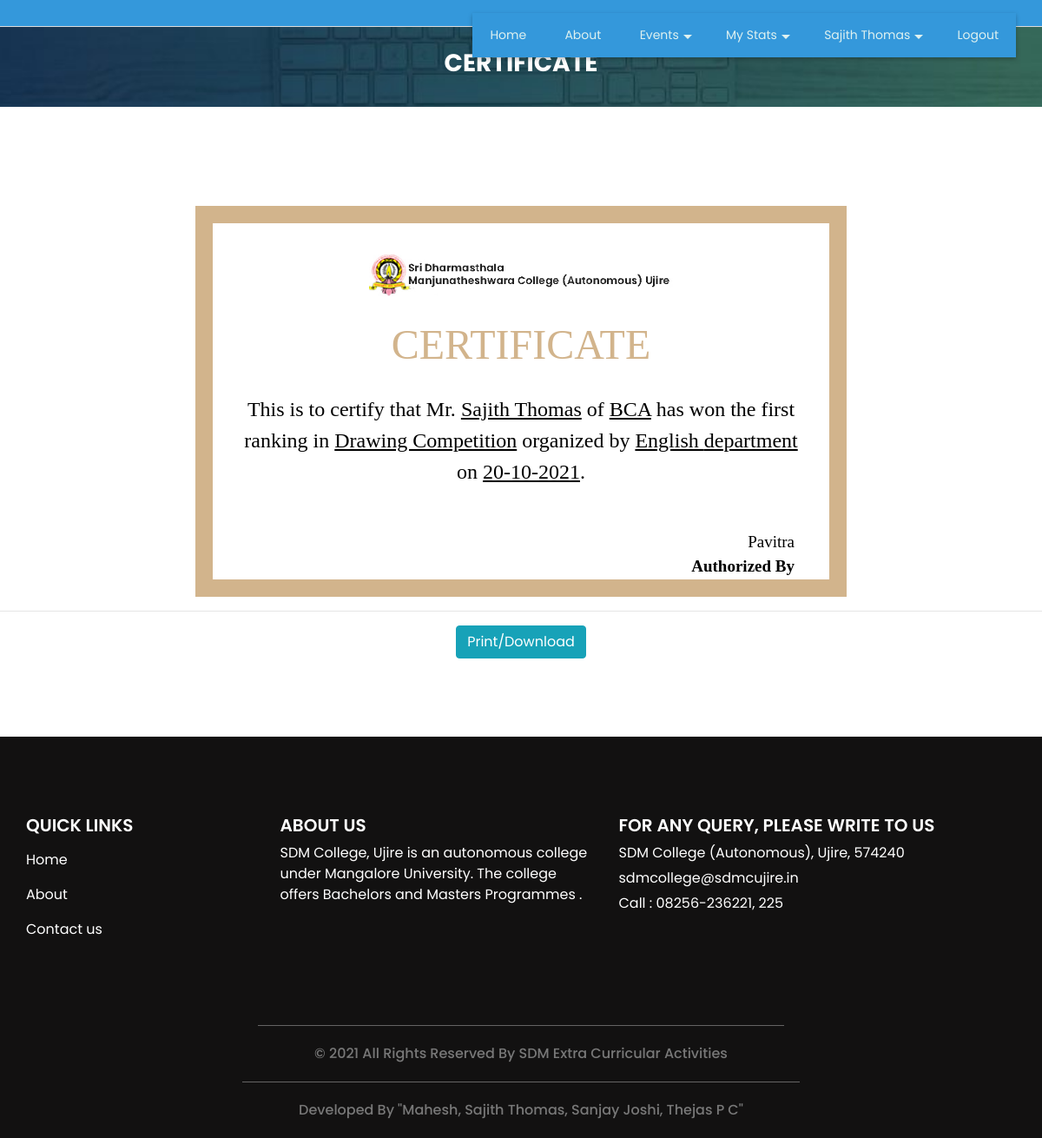
/certificate.php?event_id=6 (signed in), run on the app's committed database.
### tables this page shows
CREATE TABLE `student` (
  `student_id` int(11) NOT NULL,
  `student_name` varchar(30) NOT NULL,
  `course_id` int(11) NOT NULL,
  `student_rollno` varchar(10) NOT NULL,
  `student_password` varchar(300) NOT NULL,
  `st_class` varchar(20) NOT NULL,
  `student_image` varchar(300) NOT NULL,
  `gender` varchar(10) NOT NULL,
  `dob` date NOT NULL,
  `language` varchar(25) NOT NULL,
  `elective_paper` varchar(20) NOT NULL,
  `extension_activities` varchar(50) NOT NULL,
  `student_status` varchar(10) NOT NULL
);

CREATE TABLE `event_participation` (
  `event_participation_id` int(11) NOT NULL,
  `event_id` int(11) NOT NULL,
  `student_id` int(11) NOT NULL,
  `event_participation_type` varchar(25) NOT NULL,
  `team` varchar(25) NOT NULL,
  `apply_dt_tim` datetime NOT NULL,
  `event_participation_status` varchar(10) NOT NULL
);

CREATE TABLE `course` (
  `course_id` int(11) NOT NULL,
  `course_title` varchar(25) NOT NULL,
  `course_description` text NOT NULL,
  `course_status` varchar(10) NOT NULL
);

CREATE TABLE `event` (
  `event_id` bigint(20) NOT NULL,
  `event_type_id` int(11) NOT NULL,
  `event_participation_type` varchar(25) NOT NULL COMMENT 'Single, Team',
  `no_of_participants` int(11) NOT NULL,
  `event_title` varchar(300) NOT NULL,
  `event_description` text NOT NULL,
  `event_rules` text NOT NULL,
  `event_banner` varchar(300) NOT NULL,
  `department_id` int(11) NOT NULL,
  `club_id` int(11) NOT NULL,
  `course_id` text NOT NULL,
  `st_class` text NOT NULL,
  `event_date_time` datetime NOT NULL,
  `event_venue` text NOT NULL,
  `staff_id` int(11) NOT NULL,
  `participation_limit` int(11) NOT NULL,
  `event_status` varchar(10) NOT NULL
);

CREATE TABLE `department` (
  `department_id` int(11) NOT NULL,
  `department` varchar(25) NOT NULL,
  `department_detail` text NOT NULL,
  `department_status` varchar(10) NOT NULL
);

CREATE TABLE `staff` (
  `staff_id` int(11) NOT NULL,
  `staff_name` varchar(25) NOT NULL,
  `staff_dp` varchar(300) NOT NULL,
  `staff_type` varchar(20) NOT NULL,
  `department_id` int(11) NOT NULL,
  `login_id` varchar(40) NOT NULL,
  `password` varchar(300) NOT NULL,
  `gender` varchar(6) NOT NULL,
  `dob` date NOT NULL,
  `staff_status` varchar(10) NOT NULL
);

### certificate.php (the view, shortened to what this page needs)
<?php
include("header.php");
$sqlview = "SELECT * FROM  event_participation LEFT JOIN event ON event_participation.event_id=event.event_id LEFT JOIN student ON student.student_id=event_participation.student_id  where event.event_id='$_GET[event_id]' AND event_participation.student_id='$_SESSION[student_id]'";
$sqlview = $sqlview. " ORDER BY event_date_time DESC limit 1";
$qsqlview = mysqli_query($con,$sqlview);
$rsview = mysqli_fetch_array($qsqlview);
$sqlevent_result_status = "SELECT * FROM event_result_status where event_id='$_GET[event_id]' and student_id='$_SESSION[student_id]'";
$qsqlevent_result_status = mysqli_query($con,$sqlevent_result_status);
$rsevent_result_status = mysqli_fetch_array($qsqlevent_result_status);
$sqlevent_event_result = "SELECT * FROM event_result where event_id='$_GET[event_id]'";
$qsqlevent_event_result = mysqli_query($con,$sqlevent_event_result);
$rsevent_event_result = mysqli_fetch_array($qsqlevent_event_result);
$sqlstaff= "SELECT * FROM staff where staff_id='$rsevent_event_result[staff_id]'";
$qsqlstaff = mysqli_query($con,$sqlstaff);
$rsstaff = mysqli_fetch_array($qsqlstaff);
$sqlviewcourse = "SELECT * FROM  course where course_id='$rsview[course_id]'";
$qsqlviewcourse = mysqli_query($con,$sqlviewcourse);
$rsviewcourse = mysqli_fetch_array($qsqlviewcourse);
$sqlviewdepartment = "SELECT * FROM  department where department_id='$rsview[department_id]'";
$qsqlviewdepartment = mysqli_query($con,$sqlviewdepartment);
$rsviewdepartment = mysqli_fetch_array($qsqlviewdepartment);
?>
  <section class="login_section layout_padding" style="padding-top: 25px;padding-bottom: 25px;">
    <div class="container">
      <div class="row">
        <div class="col-md-12">
          <div class="detail-box">
            <center><h3>
             Certificate
            </h3></center>
          </div>
        </div>
      </div>
    </div>
  </section>
<br>
  <center>
  <section class="event_section layout_padding">
    <div class="container">
      <div class="event_container">
        <div class="" style="color: black; display: table; font-family: Georgia, serif; font-size: 24px;text-align: center;">
        <div class="container" style="border: 20px solid tan;width: 750px;display: table-cell;vertical-align: middle;">
		<br>
            <div class="logo" style="color: tan;">
               <center><img src="images/logo_new.jpg" style="width: 350px;"></center>
            </div>
            <div class="marquee">
                CERTIFICATE
            </div>
            <div class="assignment">
                This is to certify that
				<?php
				if($rsview['gender'] == "Male")
				{
					echo " Mr. ";
				}
				?>
				<u><?php echo $rsview['student_name']; ?></u> of <u><?php echo $rsviewcourse['course_title']; ?></u> has
                <?php
                if($rsevent_result_status['winning_position'] == 1)
                {
                echo " won the first ranking in";
                }
                elseif ($rsevent_result_status['winning_position'] == 2) {
                     echo " won the second ranking in";
                 }
                 elseif ($rsevent_result_status['winning_position'] == 3){
                    echo " won the Third ranking in";
                 }
                 elseif ($rsevent_result_status['winning_position'] == 0) {
                      echo "participated in";
                 }?>
                <U><?php echo $rsview['event_title']; ?></u> organized by <u><?php
				if($rsview['department_id'] != 0)
				{
				echo $rsviewdepartment['department'] . " department";
				}
				?></u> on <u><?php echo date("d-m-Y",strtotime($rsview['event_date_time'])); ?></u>.
            </div>
			<div class="row">
				<div class="col-md-12" style="text-align: right;font-size: 19px;padding-right: 40px;">
			<br>
				<?php echo $rsstaff['staff_name']; ?>
				<br><b>Authorized By</b></div>
				<br><br>
			</div>
        </div>
        </div>
      </div>
    </div>
	<hr>
	<a href="print_certificate.php?event_id=<?php echo $_GET['event_id']; ?>" class="btn btn-info" type="button"  >Print/Download</a>
  </section>
</center>
<?php
include("footer.php");
?>

### headerpage.php (shortened to what this page needs)
<div id="header">
  <header>
    <div class="container">
      <div class="row">
        <div class="col-12">
          <nav class="navbar navbar-expand-lg navbar-light">
            <div lass="collapse navbar-collapse" id="navbartoggle">
<div class="nav-fostrap" style="  position: absolute;
  top: 15px;right: 0;">
	<ul>
		<li><a href="index.php">Home</a></li>
		<li><a href="about.php">About</a></li>
<?php
			if(isset($_SESSION['student_id']))
			{
?>
		<li><a href="javascript:void(0)">Events<span class="arrow-down"></span></a>
		</li>
		<li><a href="javascript:void(0)">My Stats<span class="arrow-down"></span></a>
		</li>
		<li><a href="javascript:void(0)"><?php echo $rsstudentprofile['student_name']; ?><span class="arrow-down"></span></a>
		</li>
		<?php
			}
		?>
		<?php
		if(isset($_SESSION['staff_id']) || ($_SESSION['student_id']))
		{
		?>
		<li><a href="logout.php">Logout</a></li>
		<?php
		}
		else
		{
		?>
		<li><a href="student.php">Registration</a></li>
		<li><a href="login.php">Login</a></li>
		<?php
		}
		?>
	</ul>
</div>
            </div>
          </nav>
        </div>
      </div>
    </div>
  </header>
</div>

### css/style.css (style rules this page uses)
body { font-family: "Poppins", sans-serif; color: #000000; background-color: #ffffff; }
.layout_padding { padding: 90px 0; }
a, a:hover, a:focus { text-decoration: none; }
.btn, .btn:focus { outline: none !important; -webkit-box-shadow: none; box-shadow: none; }
.login_section { background-image: url(../images/join-bg.jpg); background-size: cover; color: #ffffff; }
.login_section .row { -webkit-box-align: center; -ms-flex-align: center; align-items: center; }
.login_section .detail-box h3 { text-transform: uppercase; font-weight: bold; }

### css/responsive.css (style rules this page uses)
@media (min-width: 1200px) { .container { max-width: 1170px; } }

### topmenu.php (style rules this page uses)
.nav-fostrap { display: block; margin-bottom: 15px 0; background: #3498db; -webkit-box-shadow:0 2px 5px 0 rgba(0,0,0,0.26); -moz-box-shadow:0 2px 5px 0 rgba(0,0,0,0.26); -o-box-shadow:0 2px 5px 0 rgba(0,0,0,0.26); z-index: 120; box-shadow: 0 2px 5px 0 rgba(0,0,0,0.26); }
.nav-fostrap ul { list-style-type: none; margin: 0; padding: 0; display: block; }
.nav-fostrap li { list-style-type: none; margin: 0; padding: 0; display: inline-block; position: relative; font-size: 14px; color: #def1f0; }
.nav-fostrap li a { padding: 15px 20px; font-size: 14px; color: #def1f0; display: inline-block; outline: 0; font-weight: 400; text-decoration: none; }
.arrow-down { width: 0; height: 0; border-left: 5px solid transparent; border-right: 5px solid transparent; border-top: 5px solid #def1f0; position: relative; top: 15px; right: -5px; content: ""; }

### headerpage.php (style rules this page uses)
#header nav { padding: 15px 0px; }
#header { border-bottom: 1px solid #ddd; background-color: #3498db; float: center; width: 100%; }

### certificate.php (style rules this page uses)
.marquee { color: tan; font-size: 48px; margin: 20px; }
.assignment { margin: 20px; }

### data on the page
student: student_name "Sajith Thomas"
event_participation: student.student_name "Sajith Thomas", event.event_title "Drawing Competition", event.event_date_time "20-10-2021"
course: course_title "BCA"
department: department "English"
staff: staff_name "Pavitra"
